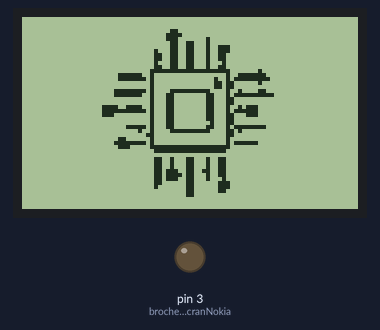
The sketch below on a simulated Arduino Nano, built with avr-gcc and run on an emulated ATmega328P. Shown: 84×48 one-colour display, output pins drawn as LEDs (lit = HIGH). What the sketch prints to the serial monitor is not drawn.

Above: at 0.7 s.

The sketch:

prgArduino-3-AfficherUneImage.ino
```cpp
/*
   ______               _                  _///_ _           _                   _
  /   _  \             (_)                |  ___| |         | |                 (_)
  |  [_|  |__  ___  ___ _  ___  _ __      | |__ | | ___  ___| |_ _ __ ___  _ __  _  ___  _   _  ___
  |   ___/ _ \| __|| __| |/ _ \| '_ \_____|  __|| |/ _ \/  _|  _| '__/   \| '_ \| |/   \| | | |/ _ \
  |  |  | ( ) |__ ||__ | | ( ) | | | |____| |__ | |  __/| (_| |_| | | (_) | | | | | (_) | |_| |  __/
  \__|   \__,_|___||___|_|\___/|_| [_|    \____/|_|\___|\____\__\_|  \___/|_| |_|_|\__  |\__,_|\___|
                                                                                      | |
                                                                                      \_|
  Fichier :       prgArduino-3-AfficherUneImage.ino

  Description :   Programme permettant d'afficher une image sur un écran compatible Nokia 5110 (PCD8544),
                  avec un Arduino Nano, via un convertisseur de niveau logique à 8 canaux (TXS0108E)

  Remarques :     - la librairie utilisée ici sera la PCD8544 d'Adafruit (https://github.com/adafruit/Adafruit-PCD8544-Nokia-5110-LCD-library)
                  - la conversion "JPG" → "code arduino" de l'image sera fait depuis le site "image2cpp" (https://javl.github.io/image2cpp/)

  Auteur :        Jérôme TOMSKI (https://passionelectronique.fr/)
  Créé le :       06.12.2023

*/

// Inclusion de la librairie PCD8544 de Adafruit
#include <Adafruit_PCD8544.h>

// Définition des broches de raccordemenet Arduino ↔ convertisseur ↔ écranNokia
#define brocheD3_arduino_vers_brocheLIGHT_ecranNokia  3
#define brocheD4_arduino_vers_brocheCLK_ecranNokia    4
#define brocheD5_arduino_vers_brocheDIN_ecranNokia    5
#define brocheD6_arduino_vers_brocheDC_ecranNokia     6
#define brocheD7_arduino_vers_brocheCE_ecranNokia     7
#define brocheD8_arduino_vers_brocheRST_ecranNokia    8

// Instanciation de cette librairie, de telle sorte : "Adafruit_PCD8544(CLK,DIN,D/C,CE,RST);"
Adafruit_PCD8544 ecranNokia5110 = Adafruit_PCD8544(brocheD4_arduino_vers_brocheCLK_ecranNokia, brocheD5_arduino_vers_brocheDIN_ecranNokia, brocheD6_arduino_vers_brocheDC_ecranNokia, brocheD7_arduino_vers_brocheCE_ecranNokia, brocheD8_arduino_vers_brocheRST_ecranNokia);

// Image à afficher
const unsigned char image_a_afficher [] PROGMEM = {
  // 'logo_pse_nb_48x48, 48x48px
  0x00, 0x00, 0x00, 0x00, 0x00, 0x00, 0x00, 0x00, 0x00, 0x00, 0x00, 0x00, 0x00, 0x00, 0x00, 0x00,
  0x00, 0x00, 0x00, 0x00, 0x18, 0x00, 0x00, 0x00, 0x00, 0x00, 0x3c, 0x00, 0x00, 0x00, 0x00, 0x00,
  0x38, 0x08, 0x00, 0x00, 0x00, 0x00, 0x19, 0x88, 0x00, 0x00, 0x00, 0x00, 0x19, 0x89, 0xc0, 0x00,
  0x00, 0x01, 0x19, 0x89, 0xc0, 0x00, 0x00, 0x01, 0x99, 0x89, 0x80, 0x00, 0x00, 0x01, 0x99, 0x89,
  0x80, 0x00, 0x00, 0x01, 0x19, 0x88, 0x80, 0x00, 0x00, 0x01, 0x99, 0x89, 0x80, 0x00, 0x00, 0x03,
  0xff, 0xff, 0xc0, 0x40, 0x03, 0xf2, 0x00, 0x00, 0x4f, 0xe0, 0x03, 0xfa, 0x00, 0x02, 0x5f, 0xf0,
  0x00, 0x02, 0x00, 0x03, 0x60, 0x40, 0x00, 0x02, 0x00, 0x03, 0x60, 0x00, 0x07, 0xfa, 0x1f, 0xf8,
  0x48, 0x60, 0x07, 0xf2, 0x30, 0x0c, 0x5f, 0xf8, 0x00, 0x02, 0x30, 0x0c, 0x60, 0x00, 0x00, 0x02,
  0x30, 0x0c, 0x60, 0x00, 0x3c, 0xf2, 0x30, 0x0c, 0x4b, 0x80, 0x3f, 0xfa, 0x30, 0x0c, 0x5f, 0x80,
  0x38, 0x02, 0x30, 0x0c, 0x63, 0x80, 0x00, 0x02, 0x30, 0x0c, 0x60, 0x00, 0x00, 0x02, 0x30, 0x04,
  0x60, 0x00, 0x00, 0xfa, 0x30, 0x0c, 0x5f, 0xe0, 0x00, 0x12, 0x1f, 0xf8, 0x68, 0x00, 0x00, 0x06,
  0x00, 0x00, 0x60, 0x00, 0x03, 0x02, 0x00, 0x00, 0x40, 0x00, 0x07, 0xfa, 0x00, 0x00, 0x5f, 0x80,
  0x03, 0x83, 0xff, 0xff, 0xc0, 0x00, 0x00, 0x01, 0xff, 0xff, 0x80, 0x00, 0x00, 0x00, 0x00, 0x00,
  0x00, 0x00, 0x00, 0x01, 0x91, 0x89, 0x80, 0x00, 0x00, 0x01, 0x91, 0x89, 0x80, 0x00, 0x00, 0x01,
  0x91, 0x89, 0x80, 0x00, 0x00, 0x01, 0xb9, 0x99, 0x80, 0x00, 0x00, 0x01, 0xbd, 0x89, 0x80, 0x00,
  0x00, 0x01, 0xb9, 0x88, 0x80, 0x00, 0x00, 0x01, 0x81, 0x81, 0xc0, 0x00, 0x00, 0x01, 0x01, 0x81,
  0xc0, 0x00, 0x00, 0x00, 0x01, 0x81, 0x80, 0x00, 0x00, 0x00, 0x01, 0x80, 0x00, 0x00, 0x00, 0x00,
  0x00, 0x00, 0x00, 0x00, 0x00, 0x00, 0x00, 0x00, 0x00, 0x00, 0x00, 0x00, 0x00, 0x00, 0x00, 0x00
};

// ========================
// Initialisation programme
// ========================
void setup() {

  // Initialisation de la liaison série (PC <-> Arduino Nano), juste en cas de besoin, au niveau débug
  Serial.begin(9600);
  Serial.println(F("================================================================="));
  Serial.println(F("Exemple #3 : afficher une image sur l'écran compatible Nokia 5110"));
  Serial.println(F("================================================================="));
  Serial.println("");

  // Allumage du rétroéclairage de l'écran
  pinMode(brocheD3_arduino_vers_brocheLIGHT_ecranNokia, OUTPUT);
  digitalWrite(brocheD3_arduino_vers_brocheLIGHT_ecranNokia, LOW);

  // Écran Nokia 5110
	ecranNokia5110.begin();             // Initialisation
  ecranNokia5110.setContrast(56);     // Changement du contraste (entre 0 et 127)   → à ajuster soi-même, au besoin
  ecranNokia5110.setBias(4);          // Changement du biais (entre 0 et 7)         → à ajuster soi-même, au besoin
  delay(500);

  // Affichage de l'image sur l'écran
  ecranNokia5110.clearDisplay();
  ecranNokia5110.drawBitmap(18, 0, image_a_afficher, 48, 48, BLACK);        // drawBitmap(posX, posY, tableau_code_image, largeur, hauteur, couleur);
  ecranNokia5110.display();

}


// =================
// Boucle principale
// =================
void loop() {

  // Rien ici … !
  // (tout se passe dans la partie "setup", en fait !)

}
```
